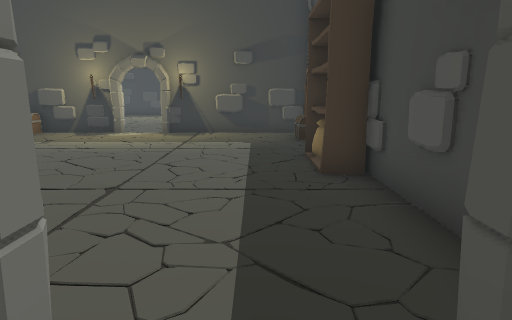
[1] (above)

22 first-person views from a walk through a 3-D level made in the Unity game engine. The camera is 1.3 m above the floor, tilts 10° down and sees 70° across. Doors are open. The floor is counted in squares, 1 m on a side. Each view is taken from the middle of a square. On the plan, view 1 faces up. The plan holds only what a view shows up to about 15 squares ahead; the rest is blank. The player character is not drawn.

[2]
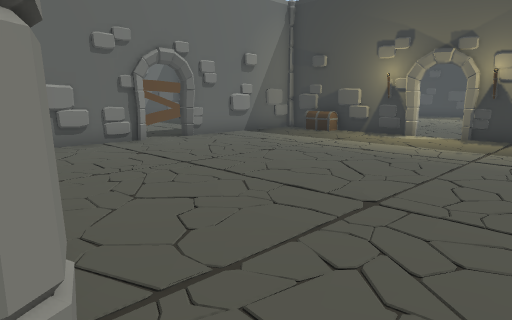

[3]
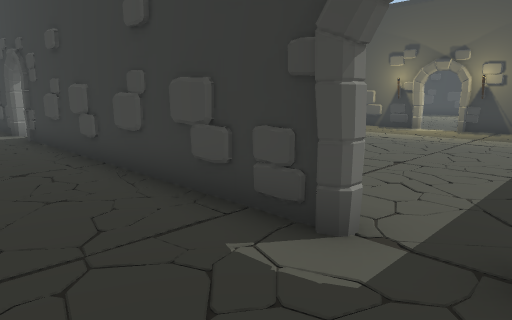

[4]
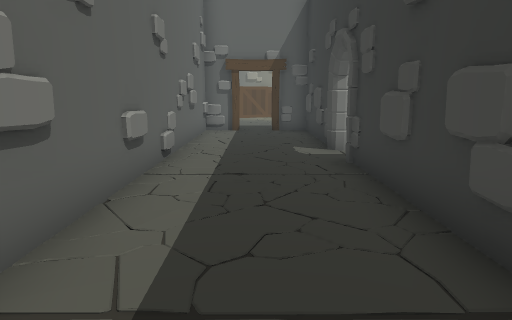

[5]
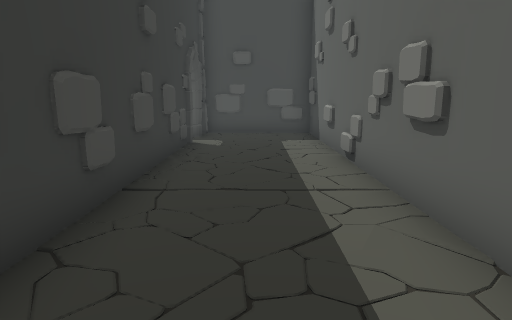

[6]
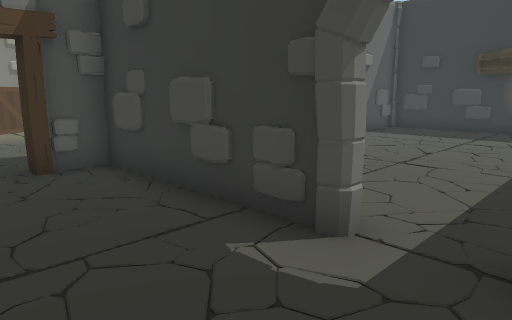

[7]
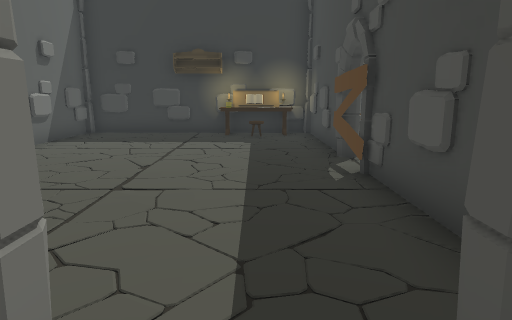

[8]
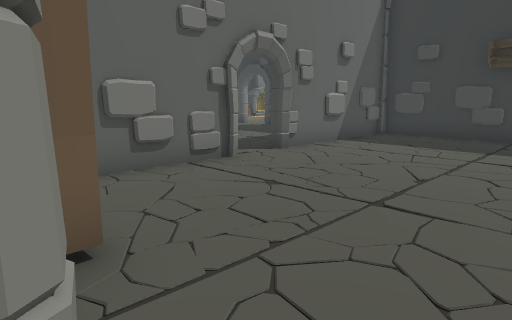

[9]
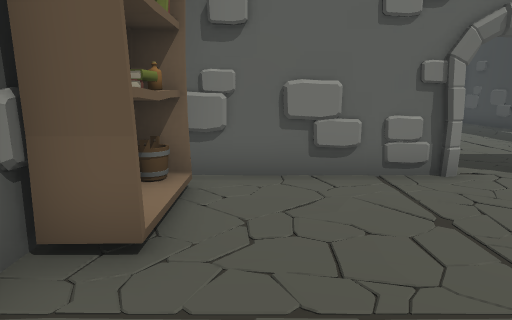

[10]
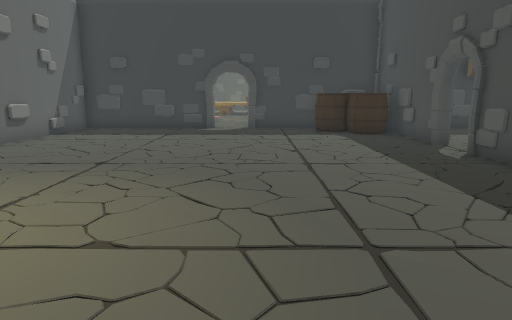

[11]
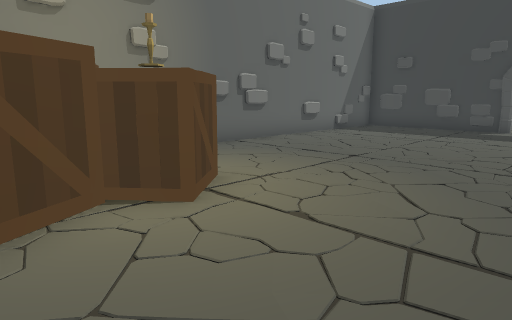

[12]
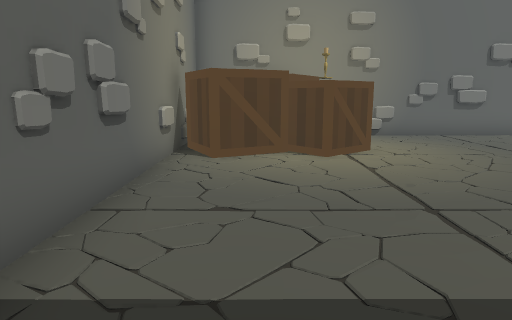

[13]
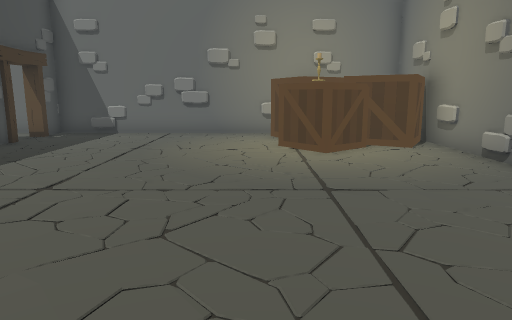

[14]
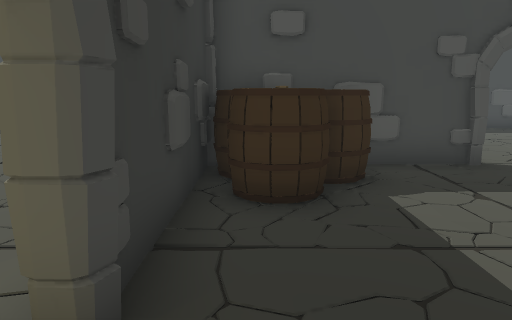

[15]
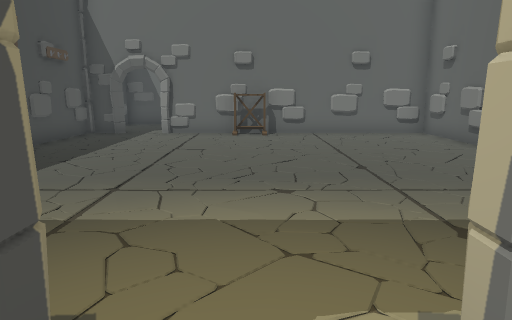

[16]
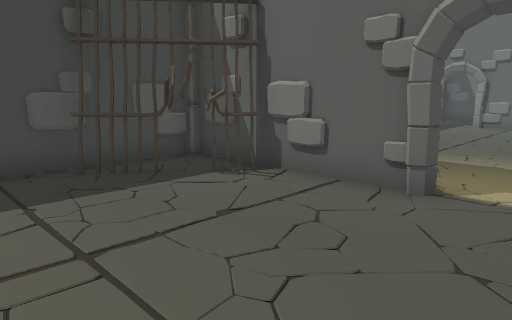

[17]
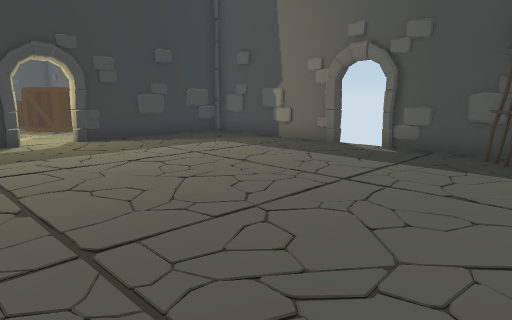

[18]
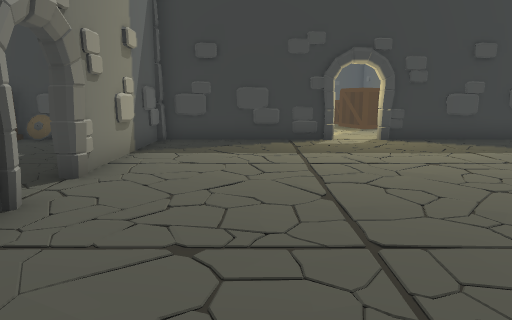

[19]
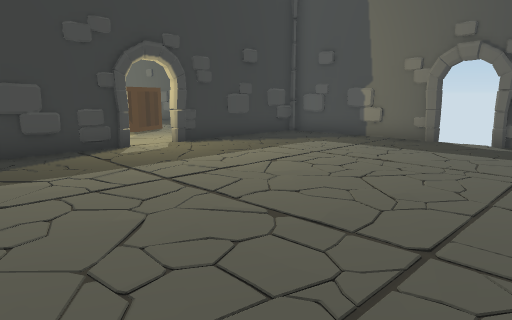

[20]
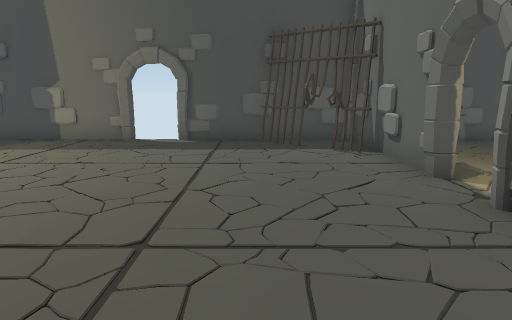

[21]
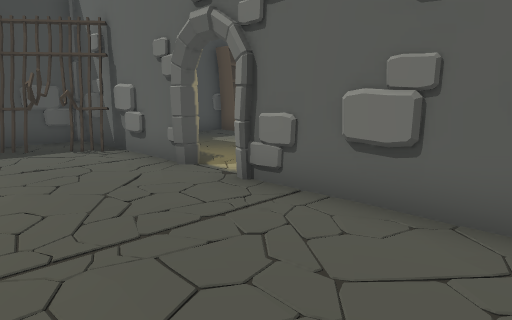

[22]
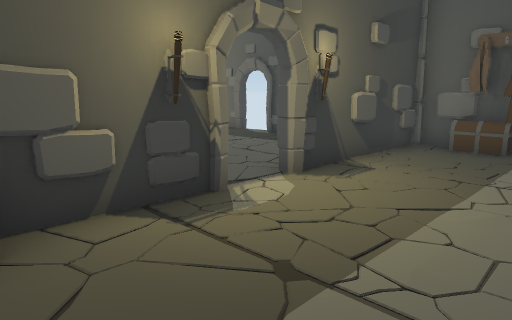

### Floor plan
Key: @ floor where view 1 was taken; # wall or solid block; x gap in a wall; . floor; D open door; C chest; S shelf; P pillar; B box; T table; A barrel; R rack; O other object.
Columns run from 30 left of view 1 to 2 right of it. Each row starts with its distance up from view 1.
 31                            BB
 30                            BB
 29                           .BBB
 28                           .B.
 27                           ...
 26                           ..
 25                  O  P#####.######
 24                 O.  #...........#
 23                  .. #...........#
 22                   ..#...........#
 21                   ..#...........#
 20                    .#...........x
 19                    .............D
 18                     #...........x
 17                      ...........#
 16                      ...........#
 15                      .........###
 14        ..            .........x.#
 13 ######.#####P# ### ###C###.######
 12 #........AAA#....T T#.C.........#
 11 #.........AA#.......#..........##
 10 #..........A#.......#.......... #
  9 #...........#.......#...........#
  8 #...........#.......#..........S#
  7 #...................#..........SS
  6 #...........#.......#..........S#
  5 #...........#.......#...........#
  4 #...........#.......#...........#
  3 #...........#.......#...........#
  2 #..B........#OO ....#.....R#....#
  1 #B.BB.......######.#######R###.##
  0 #BBBB.......#.................@.#
 -1 #  BB...........................#
 -2    BB.......#...................#
 -3   ###############################

Where each view was taken, in squares from view 1:
view 1: 0 up, 0 right, facing up
view 2: 1 up, 0 right, facing up-left
view 3: 2 down, 1 right, facing up-left
view 4: 1 down, 4 left, facing left
view 5: 1 down, 11 left, facing right
view 6: 2 down, 11 left, facing up-left
view 7: 0 up, 12 left, facing up
view 8: 1 up, 12 left, facing up-left
view 9: 3 up, 12 left, facing left
view 10: 2 down, 23 left, facing up
view 11: 2 down, 22 left, facing up-left
view 12: 1 down, 18 left, facing left
view 13: 10 up, 25 left, facing down
view 14: 12 up, 25 left, facing right
view 15: 14 up, 4 left, facing down
view 16: 18 up, 5 left, facing down-right
view 17: 14 up, 7 left, facing up-right
view 18: 14 up, 7 left, facing up
view 19: 16 up, 9 left, facing up-right
view 20: 16 up, 9 left, facing right
view 21: 17 up, 9 left, facing down-right
view 22: 9 up, 8 left, facing up-right
